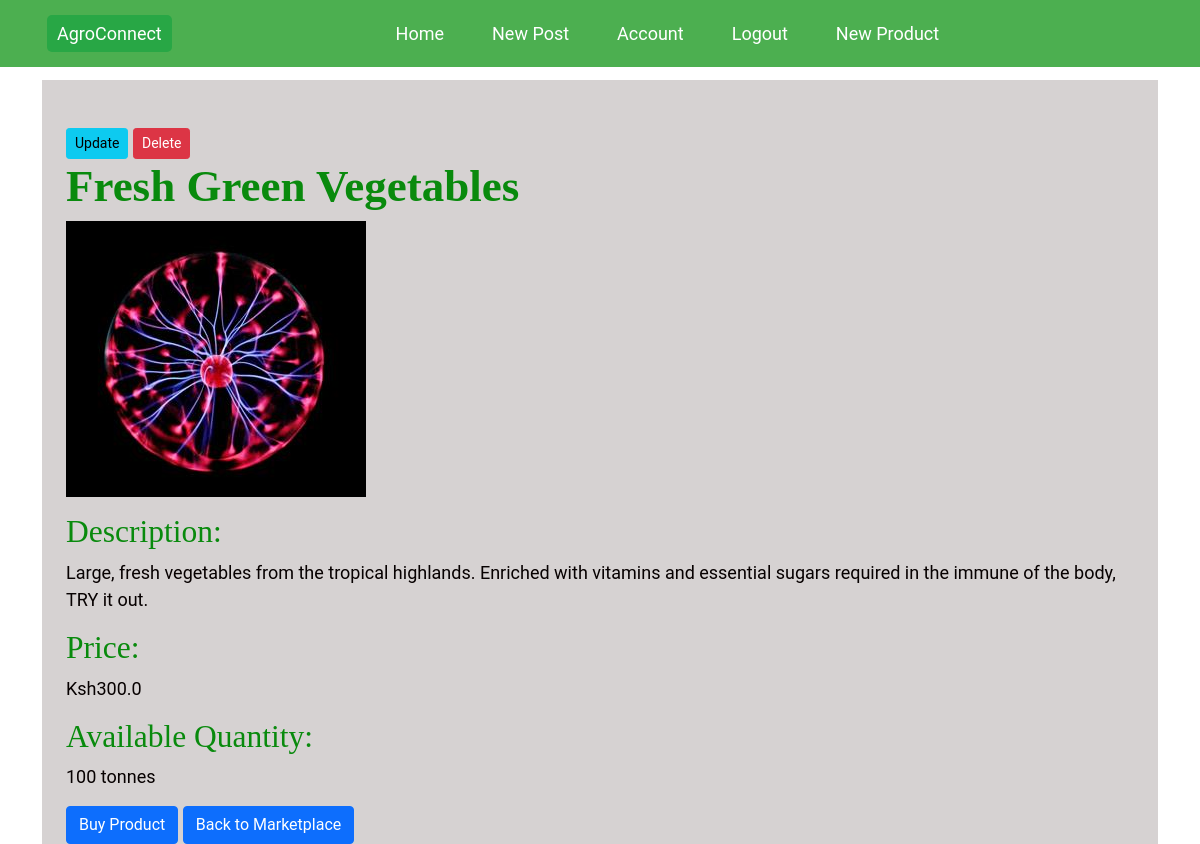
Screenshot of /product/1 (signed in) with the database file from the repository.
### farmblog/models.py (models this page shows, shortened)
class Products(db.Model):
    id = db.Column(db.Integer, primary_key=True)
    name = db.Column(db.String(50), nullable=False)
    quantity = db.Column(db.String, nullable=False)
    new_quantity = db.Column(db.String, nullable=True)
    description = db.Column(db.Text, nullable=False)
    price = db.Column(db.Float, nullable=False)
    new_price = db.Column(db.Float, nullable=True)
    f_image = db.Column(db.String(200), nullable=True)
    date_posted = db.Column(db.DateTime, default=datetime.utcnow)
    user_id = db.Column(db.Integer, db.ForeignKey('user.id'), nullable=False)

### farmblog/routes.py (the view)
@app.route("/product/<int:product_id>")
@login_required
def product_details(product_id):
    product = Products.query.get_or_404(product_id)
    return render_template('p_details.html', product=product)

### farmblog/models.py (called while the page is built)
@login_manager.user_loader
def Load_user(user_id):
    return User.query.get(int(user_id))

### farmblog/templates/p_details.html
{% extends 'layout.html' %}
{% block content %}
<div class="container mt-5 pt-5">
    {% if product.user_id == current_user.id %}
        <a href="{{ url_for('update_product', product_id=product.id) }}" class="btn btn-info btn-sm">Update</a>
        <form action="{{ url_for('delete_product', product_id=product.id) }}" method="POST" style="display:inline;">
            <button type="submit" class="btn btn-danger btn-sm">Delete</button>
        </form>
    {% endif %}
    <h1>{{ product.name }}</h1>
    <img src="{{ url_for('static', filename='uploads/' + product.f_image) }}" alt="{{ product.name }}">
    <p><h4>Description: </h4>{{ product.description }}</p>
    <p><h4>Price: </h4>Ksh{{ product.price }}</p>
    <p><h4>Available Quantity: </h4>{{ product.quantity }}</p>
    <a href="{{ url_for('buy', product_id=product.id) }}" class="btn btn-primary">Buy Product</a>
    <a href="{{ url_for('market') }}" class="btn btn-primary">Back to Marketplace</a>
</div>
{% endblock %}

### farmblog/static/main.css (style rules this page uses)
h1, h2, h3, h4, h5, h6 { font-family: 'Roboto Slab', serif; color: #098a0d; }
h1 { font-size: 2.5em; font-weight: 700; }
h4 { font-size: 1.75em; font-weight: 300; }

### rows the page displays
Products: name "Fresh Green Vegetables", f_image (picture), description "Large, fresh vegetables from the tropical highlands. Enriched with vitamins and essential sugars required in the immune of the body, TRY it out.", price "300.0", quantity "100 tonnes"
